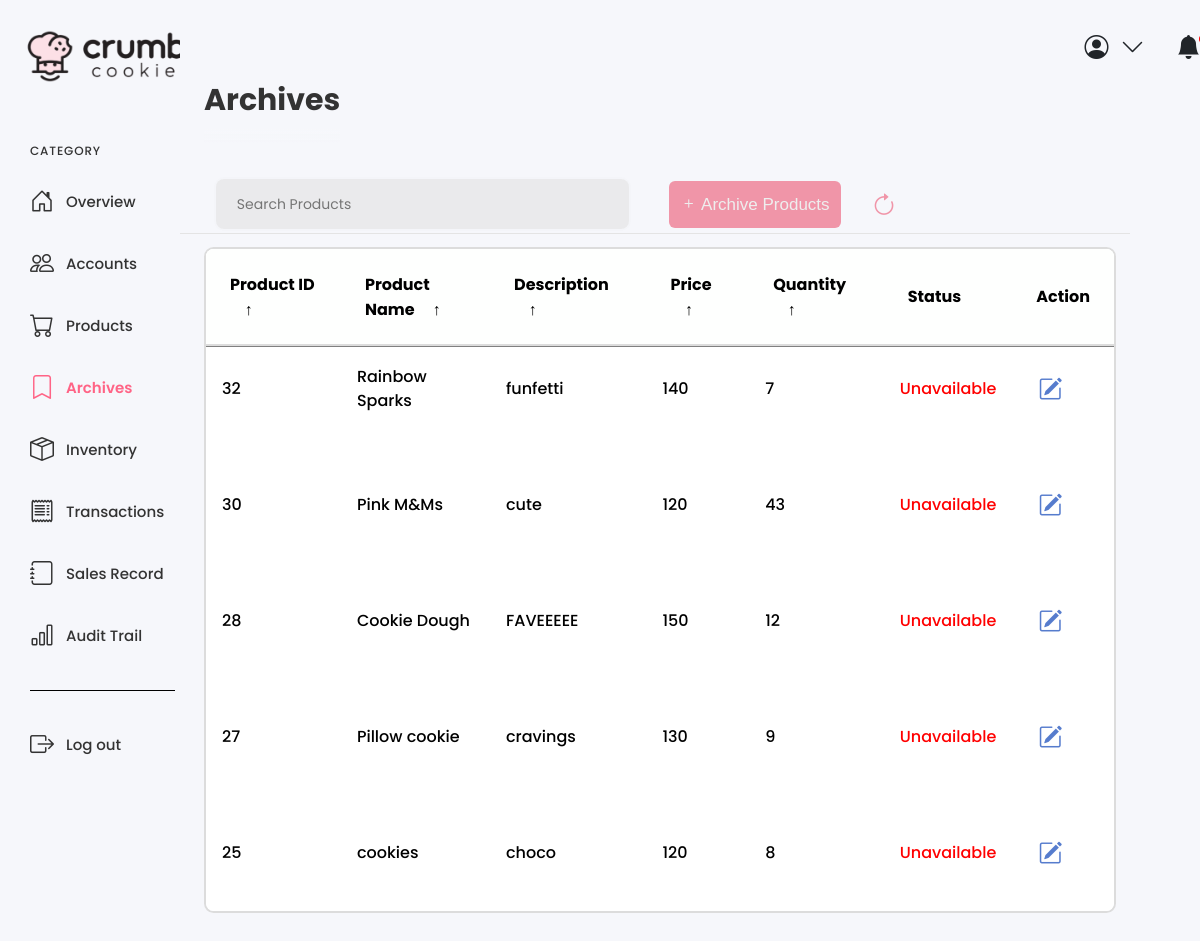
Page /archives.php on the earlier database version.
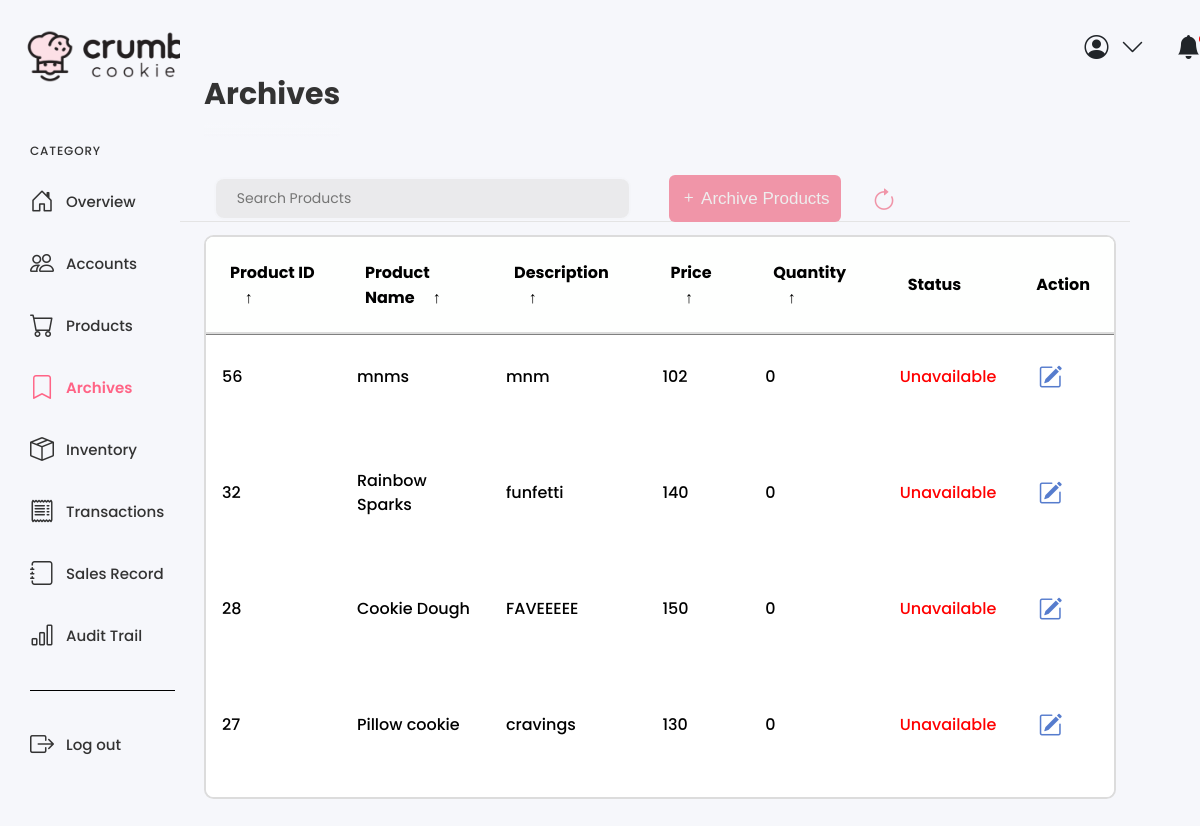
Same page on the later database version.
### tables this page shows
CREATE TABLE `product_table` (
  `product_id` int(11) NOT NULL AUTO_INCREMENT,
  `product_name` varchar(45) DEFAULT NULL,
  `description` varchar(70) DEFAULT NULL,
  `price` decimal(10,0) DEFAULT NULL,
  `quantity_available` int(11) DEFAULT NULL,
  `img` varchar(45) DEFAULT NULL,
  `status` enum('Available','Unavailable') DEFAULT NULL,
  PRIMARY KEY (`product_id`)
);

### archives.php (the view, shortened to what this page needs)
<!doctype html>
<html lang="en">
  <head>
    <link rel="stylesheet" href="style.css">
    <link href="https://cdn.jsdelivr.net/npm/bootstrap@5.3.3/dist/css/bootstrap.min.css" rel="stylesheet">
    <link href="https://cdn.jsdelivr.net/npm/bootstrap-icons@1.8.0/font/bootstrap-icons.css" rel="stylesheet">
</head>
  <body>
  <div class="sidebar">
  <a class="logo" href="dashboard.php">
    <img src="images/logopic.png" alt="Logo">
  </a>
  <div class="side-wrapper">
   <div class="side-title">CATEGORY</div>
   <div class="side-menu">
    <a class="sidebar-link" href="dashboard.php">
     <i class="bi bi-house-door icon"></i>
     Overview
    </a>
    <a class="sidebar-link" href="accounts.php">
     <i class="bi bi-people"></i>
     Accounts
    </a>
    <a class="sidebar-link" href="products.php">
     <i class="bi bi-cart icon"></i>
     Products
    </a>
    <a class="sidebar-link is-active" href="archives.php">
     <i class="bi bi-bookmark"></i>
     Archives
    </a>
    <a class="sidebar-link" href="inventory.php">
     <i class="bi bi-box-seam icon"></i>
     Inventory
    </a>
	<a class="sidebar-link" href="transactions.php">
     <i class="bi bi-receipt"></i>
     Transactions
    </a>
    <a class="sidebar-link" href="salesrecord.php">
     <i class="bi bi-journal icon"></i>
     Sales Record
    </a>
    <a class="sidebar-link" href="audittrail.php">
     <i class="bi bi-bar-chart icon"></i>
     Audit Trail
    </a>
   </div>
  </div>
  <div class="side-wrapper">
   <div class="side-menu">
    <a class="sidebar-link" href="logout.php">
     <i class="bi bi-box-arrow-right icon"></i>
     Log out
    </a>
   </div>
  </div>
 </div>
 <div class="wrapper-table">
  <div class="header">
   <div class="user-settings-container">
      <div class="user-settings">
        <i class="bi bi-person-circle"></i>
        <i class="bi bi-chevron-down"></i>
      </div>
      <div class="user-settings">
        <div class="notify">
          <i class="bi bi-bell-fill"></i>
        </div>
      </div>
    </div>
  </div>
  <div class="main-container">
   <div class="main-header anim" style="--delay: 0s">Archives</div>
</div>
<?php
include "dbconnect.php";
            ?>
            <?php
$selectsql = "SELECT * FROM product_table WHERE status = 'Unavailable' ORDER BY product_id DESC";
$result = $conn->query($selectsql);
if ($result->num_rows > 0) {
  echo "<main class='table anim' style='--delay: .4s' id='user_table'>";
  echo "<section class='table__header anim' style='--delay: .2s'>";
  echo "<div class='input-group'>";
  echo "<input type='search' name='search' class='search-input' placeholder='Search Products'>";
  echo "</div>";
  echo "<button type='button' class='btn btn-pink bi bi-plus' data-bs-toggle='modal' data-bs-target='#pinkModal'> Archive Products</button>";
  echo "<button id='refreshButton' class='btn-refresh'><i class='bi bi-arrow-clockwise'></i></button>";
  echo "</section>";
  echo "<section class='table__body'>";
  echo "<table>";
  echo "<thead>";
  echo "<tr>";
  echo "<th>Product ID <span class='icon-arrow'>&UpArrow;</span></th>";
  echo "<th>Product Name <span class='icon-arrow'>&UpArrow;</span></th>";
  echo "<th>Description <span class='icon-arrow'>&UpArrow;</span></th>";
  echo "<th>Price <span class='icon-arrow'>&UpArrow;</span></th>";
  echo "<th>Quantity <span class='icon-arrow'>&UpArrow;</span></th>";
  echo "<th>Status</th>";
  echo "<th>Action</th>";
  echo "</tr>";
  echo "</thead>";
  echo "<tbody>";
       foreach ($result as $fielddata) {
        echo "<tr>";
        echo "<td>" . $fielddata['product_id'] . "</td>";
        echo "<td>" . $fielddata['product_name'] . "</td>";
        echo "<td>" . $fielddata['description'] . "</td>";
        echo "<td>" . $fielddata['price'] . "</td>";
        echo "<td>" . $fielddata['quantity_available'] . "</td>";
        echo "<td class='unavailable-status'>" . $fielddata['status'] . "</td>";
        echo "<td>";
        echo "<button class='edit-button' type='button' data-bs-toggle='collapse' data-bs-target='#collapseEdit_" . $fielddata['product_id'] . "' aria-expanded='false' aria-controls='collapseEdit_" . $fielddata['product_id'] . "'><i class='bi bi-pencil-square'></i></button>";
        echo "</td>";
        echo "</tr>";
        echo "<tr>";
        echo "<td colspan='7' class='border-0'>";
        echo "</td>";
        echo "</tr>";
        }
        echo "</tbody>";
        echo "</table>";
        echo "</section>";
        echo "</main>";
      } else {
        echo "No records found";
        }
        ?>
</body>
</html>

Differences in the rows shown:
no longer on this page (row edited): product_table: product_id "30", product_name "Pink M&Ms", description "cute", price "120", quantity_available "43", status "Unavailable"
no longer on this page (row edited): product_table: product_id "25", product_name "cookies", description "choco", price "120", quantity_available "8", status "Unavailable"
added product_table: product_id "56", product_name "mnms", description "mnm", price "102", quantity_available "0", status "Unavailable"
changed product_table "Rainbow Sparks": quantity_available "7" → "0"
changed product_table "Cookie Dough": quantity_available "12" → "0"
changed product_table "Pillow cookie": quantity_available "9" → "0"
